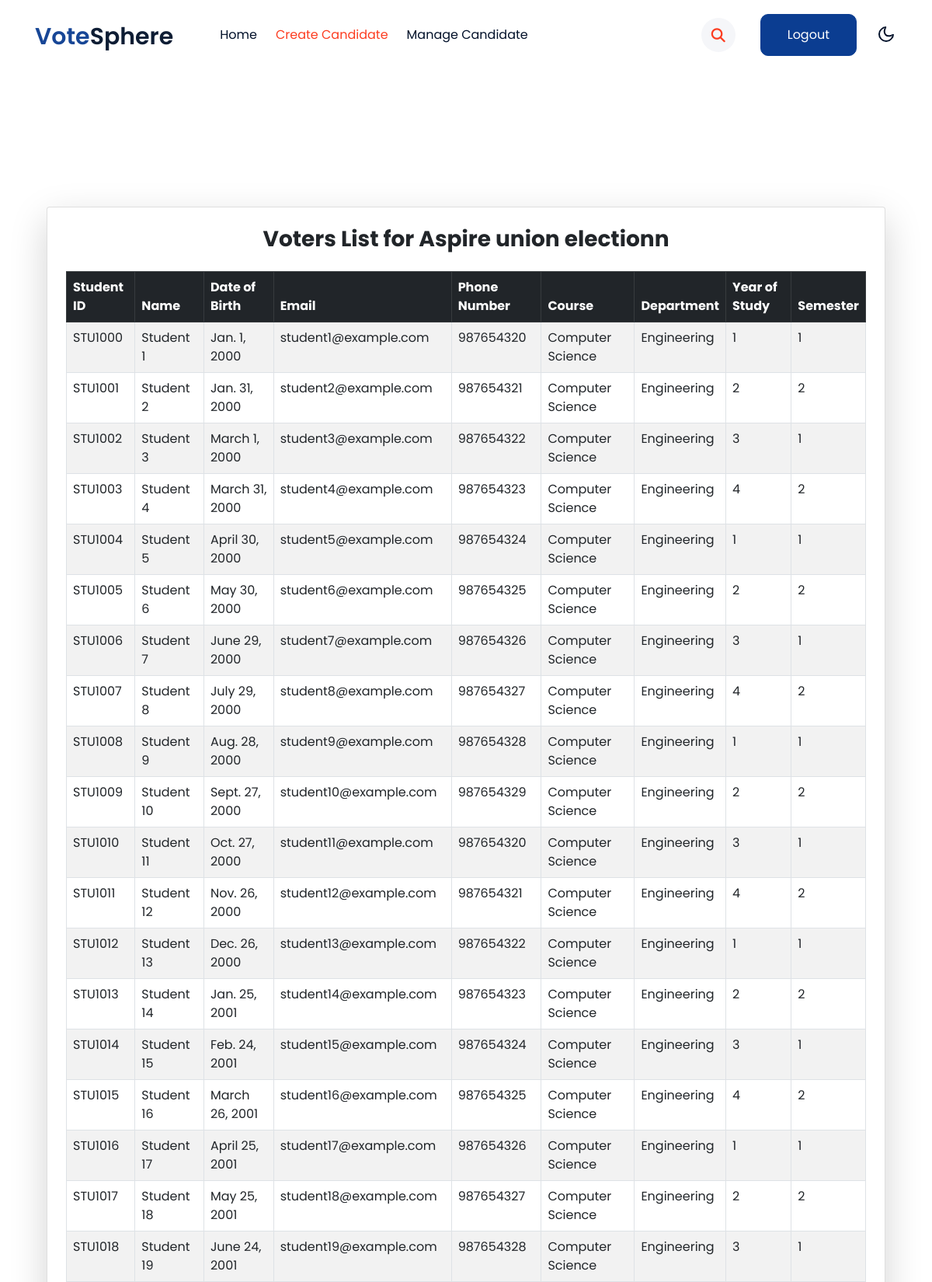
The page /campaigns/11/voters/ (upper part) on the database its author committed.
### vote/models.py (models this page shows, shortened)
class ElectionCampaign(models.Model):
    manager = models.ForeignKey(ElectionManager, on_delete=models.CASCADE)  # ✅ Link to manager
    name = models.CharField(max_length=200)
    description = models.TextField()
    start_time = models.DateTimeField()
    end_time = models.DateTimeField()
    image = models.ImageField(upload_to="campaigns/", null=True, blank=True)

class Voter(models.Model):
    campaign = models.ForeignKey(ElectionCampaign, on_delete=models.CASCADE)
    student_id = models.CharField(max_length=50, unique=True)
    name = models.CharField(max_length=255)
    date_of_birth = models.DateField()
    email = models.EmailField(unique=True)
    phone_number = models.CharField(max_length=15)
    course_name = models.CharField(max_length=255)
    department = models.CharField(max_length=255)
    year_of_study = models.IntegerField()
    semester = models.CharField(max_length=20)
    is_approved = models.BooleanField(default=False)  # ✅ Approval status

### vote/views.py (the view)
# urls.py: path("campaigns/<int:campaign_id>/voters/", views.voters_list, name="voters_list"),
def voters_list(request, campaign_id):
    campaign = get_object_or_404(ElectionCampaign, id=campaign_id)
    voters = Voter.objects.filter(campaign=campaign)
    return render(request, "voter_list.html", {"campaign": campaign, "voters": voters})

### vote/templates/voter_list.html (shortened to what this page needs)
{% load static %}
<!doctype html>
<html lang="en">
<head>
    <link rel="stylesheet" href="https://cdnjs.cloudflare.com/ajax/libs/font-awesome/6.3.0/css/all.min.css">
    <link rel="stylesheet" href="{% static 'css/style-starter.css' %}">
</head>
<body>
    <header id="site-header" class="fixed-top">
        <div class="container">
            <nav class="navbar navbar-expand-lg navbar-light stroke py-lg-0">
                <h1><a class="navbar-brand pe-xl-5 pe-lg-4" >
                        <span class="sublog">vote</span>Sphere
                    </a></h1>
                <div class="collapse navbar-collapse" id="navbarScroll">
                    <ul class="navbar-nav me-lg-auto my-2 my-lg-0 navbar-nav-scroll">
                        <li class="nav-item">
                            <a class="nav-link " aria-current="page" href="">Home</a>
                        </li>
                        <li class="nav-item">
                            <a class="nav-link active" aria-current="page" href="#">Create Candidate</a>
                        </li>
                        <li class="nav-item">
                            <a class="nav-link" href="">Manage Candidate</a>
                        </li>
                    </ul>
                    <ul class="navbar-nav search-right mt-lg-0 mt-2">
                        <li class="nav-item" title="Search"><a href="#search" class="search-search">
                                <span class="fas fa-search" aria-hidden="true"></span></a></li>
                        <li class="nav-item me-lg-3"><a href="{% url 'logout' %}" class="phone-btn btn btn-primary btn-style d-none d-lg-block btn-style ms-2">Logout</a></li>
                    </ul>
                </div>
                <div class="mobile-position">
                    <nav class="navigation">
                        <div class="theme-switch-wrapper">
                            <label class="theme-switch" for="checkbox">
                                <div class="mode-container">
                                    <i class="gg-moon"></i>
                                </div>
                            </label>
                        </div>
                    </nav>
                </div>
            </nav>
        </div>
    </header>
    <section class="w3l-main-content" id="about">
        <div class="container">
            <section class="w3l-main-content mt-5 pt-5">
                <div class="container">
                    <div class="card shadow-lg p-4">
                        <h3 class="mb-4 text-center text-dark">Voters List for {{ campaign.name }}</h3>
                        {% if voters %}
                            <div class="table-responsive">
                                <table class="table table-bordered table-striped">
                                    <thead class="table-dark">
                                        <tr>
                                            <th>Student ID</th>
                                            <th>Name</th>
                                            <th>Date of Birth</th>
                                            <th>Email</th>
                                            <th>Phone Number</th>
                                            <th>Course</th>
                                            <th>Department</th>
                                            <th>Year of Study</th>
                                            <th>Semester</th>
                                        </tr>
                                    </thead>
                                    <tbody>
                                        {% for voter in voters %}
                                            <tr>
                                                <td>{{ voter.student_id }}</td>
                                                <td>{{ voter.name }}</td>
                                                <td>{{ voter.date_of_birth }}</td>
                                                <td>{{ voter.email }}</td>
                                                <td>{{ voter.phone_number }}</td>
                                                <td>{{ voter.course_name }}</td>
                                                <td>{{ voter.department }}</td>
                                                <td>{{ voter.year_of_study }}</td>
                                                <td>{{ voter.semester }}</td>
                                            </tr>
                                        {% endfor %}
                                    </tbody>
                                </table>
                            </div>
                        {% else %}
                            <p class="text-muted text-center">No voters registered for this campaign.</p>
                        {% endif %}
                    </div>
                </div>
            </section>
        </div>
    </section>
</body>
</html>

### rows shown on the page
ElectionCampaign: name "Aspire union electionn"
Voter: student_id "STU1000", name "Student 1", date_of_birth "Jan. 1, 2000", email "student1@example.com", phone_number "987654320", course_name "Computer Science", department "Engineering", year_of_study "1", semester "1"
Voter: student_id "STU1001", name "Student 2", date_of_birth "Jan. 31, 2000", email "student2@example.com", phone_number "987654321", course_name "Computer Science", department "Engineering", year_of_study "2", semester "2"
Voter: student_id "STU1002", name "Student 3", date_of_birth "March 1, 2000", email "student3@example.com", phone_number "987654322", course_name "Computer Science", department "Engineering", year_of_study "3", semester "1"
Voter: student_id "STU1003", name "Student 4", date_of_birth "March 31, 2000", email "student4@example.com", phone_number "987654323", course_name "Computer Science", department "Engineering", year_of_study "4", semester "2"
Voter: student_id "STU1004", name "Student 5", date_of_birth "April 30, 2000", email "student5@example.com", phone_number "987654324", course_name "Computer Science", department "Engineering", year_of_study "1", semester "1"
Voter: student_id "STU1005", name "Student 6", date_of_birth "May 30, 2000", email "student6@example.com", phone_number "987654325", course_name "Computer Science", department "Engineering", year_of_study "2", semester "2"
Voter: student_id "STU1006", name "Student 7", date_of_birth "June 29, 2000", email "student7@example.com", phone_number "987654326", course_name "Computer Science", department "Engineering", year_of_study "3", semester "1"
Voter: student_id "STU1007", name "Student 8", date_of_birth "July 29, 2000", email "student8@example.com", phone_number "987654327", course_name "Computer Science", department "Engineering", year_of_study "4", semester "2"
Voter: student_id "STU1008", name "Student 9", date_of_birth "Aug. 28, 2000", email "student9@example.com", phone_number "987654328", course_name "Computer Science", department "Engineering", year_of_study "1", semester "1"
Voter: student_id "STU1009", name "Student 10", date_of_birth "Sept. 27, 2000", email "student10@example.com", phone_number "987654329", course_name "Computer Science", department "Engineering", year_of_study "2", semester "2"
Voter: student_id "STU1010", name "Student 11", date_of_birth "Oct. 27, 2000", email "student11@example.com", phone_number "987654320", course_name "Computer Science", department "Engineering", year_of_study "3", semester "1"
Voter: student_id "STU1011", name "Student 12", date_of_birth "Nov. 26, 2000", email "student12@example.com", phone_number "987654321", course_name "Computer Science", department "Engineering", year_of_study "4", semester "2"
Voter: student_id "STU1012", name "Student 13", date_of_birth "Dec. 26, 2000", email "student13@example.com", phone_number "987654322", course_name "Computer Science", department "Engineering", year_of_study "1", semester "1"
Voter: student_id "STU1013", name "Student 14", date_of_birth "Jan. 25, 2001", email "student14@example.com", phone_number "987654323", course_name "Computer Science", department "Engineering", year_of_study "2", semester "2"
Voter: student_id "STU1014", name "Student 15", date_of_birth "Feb. 24, 2001", email "student15@example.com", phone_number "987654324", course_name "Computer Science", department "Engineering", year_of_study "3", semester "1"
Voter: student_id "STU1015", name "Student 16", date_of_birth "March 26, 2001", email "student16@example.com", phone_number "987654325", course_name "Computer Science", department "Engineering", year_of_study "4", semester "2"
Voter: student_id "STU1016", name "Student 17", date_of_birth "April 25, 2001", email "student17@example.com", phone_number "987654326", course_name "Computer Science", department "Engineering", year_of_study "1", semester "1"
Voter: student_id "STU1017", name "Student 18", date_of_birth "May 25, 2001", email "student18@example.com", phone_number "987654327", course_name "Computer Science", department "Engineering", year_of_study "2", semester "2"
Voter: student_id "STU1018", name "Student 19", date_of_birth "June 24, 2001", email "student19@example.com", phone_number "987654328", course_name "Computer Science", department "Engineering", year_of_study "3", semester "1"
